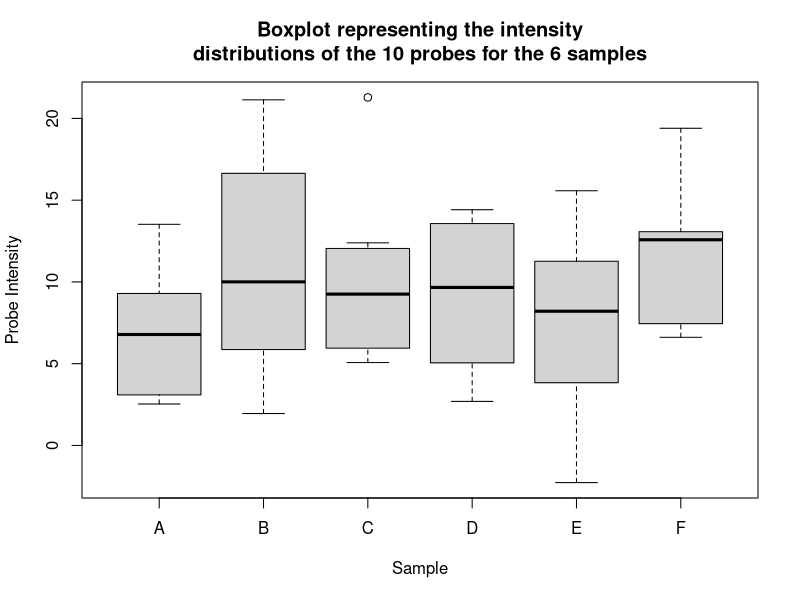

The R source for this figure:
## ---- chunk 1
n <- 10
m <- 6
intensities <- rnorm(n * m, mean = 10, sd = 5)
marray <- matrix(intensities, ncol = m)
marray

# sample annotation
samp_annot <- data.frame(sampleID = 1:m,
			 condition = rep(c("WT", "MUT"), each = 3))
rownames(samp_annot) <- colnames(marray) <- LETTERS[1:m]
samp_annot

# probe annotation
prob_annot <- data.frame(geneID = 1:n,
			  pathway = sample(LETTERS, n, replace = TRUE))
rownames(prob_annot) <- rownames(marray) <- paste0("probe", 1:n)
prob_annot

marray
## ---- chunk 2
maexp <- list(marray = marray,
	      samp_annot = samp_annot,
	      prob_annot = prob_annot)
rm(marray, samp_annot, prob_annot, intensities)
str(maexp)
ls()
## ---- chunk 3
maexp$samp_annot # the whole data.frame
summary(maexp$marray[, "A"]) # the A sample
(wt <- maexp$samp_annot[, "condition"] == "WT") # WT samples
maexp$marray["probe8", wt] # probe8 for WT samples
maexp[["marray"]]["probe3", !wt] # probe3 for MUT samples
## ---- chunk 4
boxplot(maexp$marray,
	main = paste0("Boxplot representing the intensity\n",
		      "distributions of the 10 probes for the",
		      " 6 samples"),
	xlab = "Sample", ylab = "Probe Intensity")
## ---- chunk 5
x <- 1:5
y <- 1:3
marray2 <- maexp$marray[x, y]
prob_annot2 <- maexp$prob_annot[x, ]
samp_annot2 <- maexp$samp_annot[y, ]
maexp2 <- list(marray = marray2,
	       samp_annot = samp_annot2,
	       prob_annot = prob_annot2)
rm(marray2, samp_annot2, prob_annot2)
str(maexp2)
## ---- chunk 6
MArray <- setClass("MArray",
		   slots = c(marray = "matrix",
			     samp_annot = "data.frame",
			     prob_annot = "data.frame"))
## ---- chunk 7
MArray() # an empty object
# MArray(marray = 1:2) # not allowed since should be matrix
MArray(marray = matrix(1:2)) # not allowed since should be matrix
